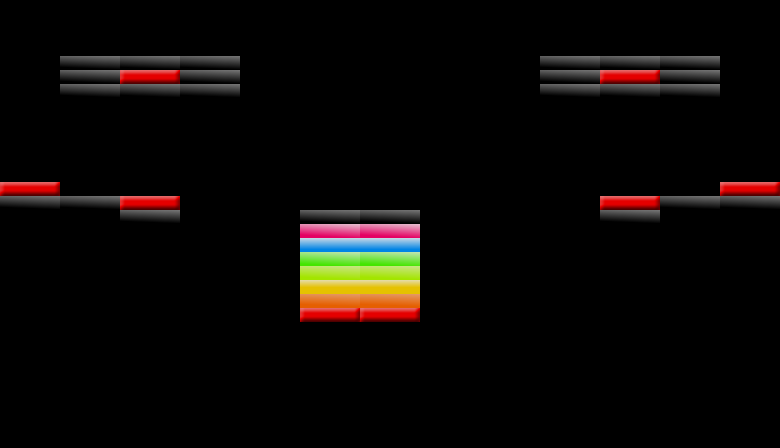

Tiled map render using the project's own tile images. Description and the map definition, with tile-layer contents summarised, below:
An orthogonal 13x32 tile map with 60x14 px tiles, 1 tile layer (Layer 1), 11 tilesets.

<map version="1.0" orientation="orthogonal" width="13" height="32" tilewidth="60" tileheight="14">
 <tileset firstgid="1" name="block1" tilewidth="60" tileheight="14">
  <image source="block1.png" />
  <tile id="0">
   <properties>
    <property name="health" value="1" />
   </properties>
  </tile>
 </tileset>
 <tileset firstgid="2" name="block2" tilewidth="60" tileheight="14">
  <image source="block2.png" />
  <tile id="0">
   <properties>
    <property name="health" value="2" />
   </properties>
  </tile>
 </tileset>
 <tileset firstgid="3" name="block3" tilewidth="60" tileheight="14">
  <image source="block3.png" />
  <tile id="0">
   <properties>
    <property name="health" value="3" />
   </properties>
  </tile>
 </tileset>
 <tileset firstgid="4" name="block4" tilewidth="60" tileheight="14">
  <image source="block4.png" />
  <tile id="0">
   <properties>
    <property name="health" value="4" />
   </properties>
  </tile>
 </tileset>
 <tileset firstgid="5" name="block5" tilewidth="60" tileheight="14">
  <image source="block5.png" />
  <tile id="0">
   <properties>
    <property name="health" value="5" />
    <property name="health" value="5" />
   </properties>
  </tile>
 </tileset>
 <tileset firstgid="6" name="block6" tilewidth="60" tileheight="14">
  <image source="block6.png" />
  <tile id="0">
   <properties>
    <property name="health" value="6" />
   </properties>
  </tile>
 </tileset>
 <tileset firstgid="7" name="block7" tilewidth="60" tileheight="14">
  <image source="block7.png" />
  <tile id="0">
   <properties>
    <property name="health" value="7" />
   </properties>
  </tile>
 </tileset>
 <tileset firstgid="8" name="block8" tilewidth="60" tileheight="14">
  <image source="block8.png" />
  <tile id="0">
   <properties>
    <property name="health" value="8" />
   </properties>
  </tile>
 </tileset>
 <tileset firstgid="9" name="laser" tilewidth="60" tileheight="14">
  <image source="block1.png" />
  <tile id="0">
   <properties>
    <property name="health" value="1" />
    <property name="powerUp" value="5" />
   </properties>
  </tile>
 </tileset>
 <tileset firstgid="10" name="fireball" tilewidth="60" tileheight="14">
  <image source="block1.png" />
  <tile id="0">
   <properties>
    <property name="health" value="1" />
    <property name="powerUp" value="8" />
   </properties>
  </tile>
 </tileset>
 <tileset firstgid="11" name="fireball2" tilewidth="60" tileheight="14">
  <image source="block1.png" />
  <tile id="0">
   <properties>
    <property name="health" value="2" />
    <property name="powerUp" value="8" />
   </properties>
  </tile>
 </tileset>
 <layer name="Layer 1" width="13" height="32" opacity="0.9">
  <data>[416 cells, 44 non-empty, 11 distinct tile ids]</data>
 </layer>
</map>
